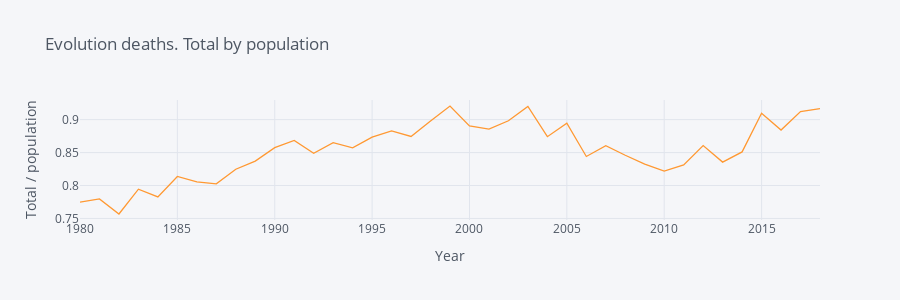

Notebook code for this chart:
### Code cell
# Graph total deaths by population
deaths_tot_year.iplot(kind='line',
                      x='Periodo',
                      y='Percent',
                      xTitle='Year',
                      yTitle='Total / population',
                      title='Evolution deaths. Total by population',
                      dimensions =(900,300))

### Figure 1 — Plotly figure (JSON) as saved in the notebook; plotly's stock layout.template omitted (floating-point values rounded to 4 significant figures)
{"data": [{"line": {"color": "rgba(255, 153, 51, 1.0)", "dash": "solid", "shape": "linear", "width": 1.3}, "mode": "lines", "name": "Percent", "text": "", "type": "scatter", "x": [1980, 1981, 1982, 1983, 1984, 1985, 1986, 1987, 1988, 1989, 1990, 1991, 1992, 1993, 1994, 1995, 1996, 1997, 1998, 1999, 2000, 2001, 2002, 2003, 2004, 2005, 2006, 2007, 2008, 2009, 2010, 2011, 2012, 2013, 2014, 2015, 2016, 2017, 2018], "y": [0.7747, 0.7795, 0.7567, 0.7943, 0.7827, 0.8137, 0.8056, 0.8025, 0.8247, 0.8371, 0.8574, 0.8685, 0.8489, 0.8651, 0.8572, 0.8734, 0.8829, 0.8744, 0.8981, 0.9208, 0.8905, 0.8856, 0.8983, 0.92, 0.8742, 0.8947, 0.8441, 0.8605, 0.8459, 0.8325, 0.8218, 0.8312, 0.8607, 0.8355, 0.851, 0.9097, 0.8842, 0.9124, 0.9167]}], "layout": {"height": 300, "legend": {"bgcolor": "#F5F6F9", "font": {"color": "#4D5663"}}, "paper_bgcolor": "#F5F6F9", "plot_bgcolor": "#F5F6F9", "title": {"font": {"color": "#4D5663"}, "text": "Evolution deaths. Total by population"}, "width": 900, "xaxis": {"gridcolor": "#E1E5ED", "showgrid": true, "tickfont": {"color": "#4D5663"}, "title": {"font": {"color": "#4D5663"}, "text": "Year"}, "zerolinecolor": "#E1E5ED"}, "yaxis": {"gridcolor": "#E1E5ED", "showgrid": true, "tickfont": {"color": "#4D5663"}, "title": {"font": {"color": "#4D5663"}, "text": "Total / population"}, "zerolinecolor": "#E1E5ED"}}}
